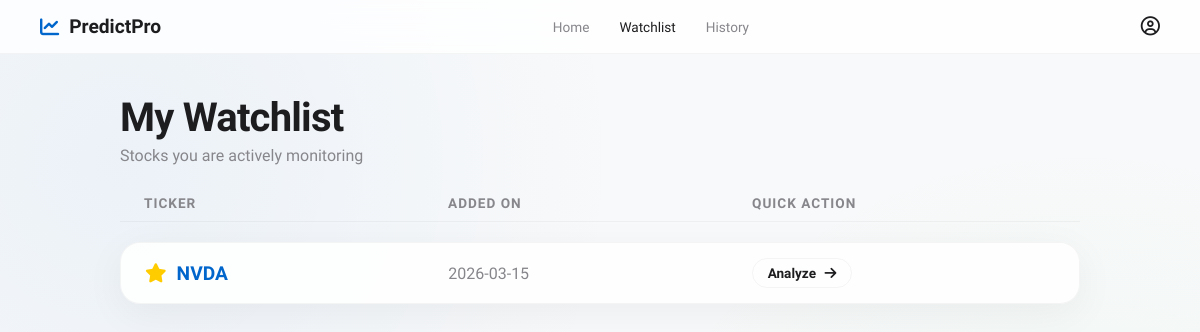
/watchlist, run on an earlier commit of the app's database.
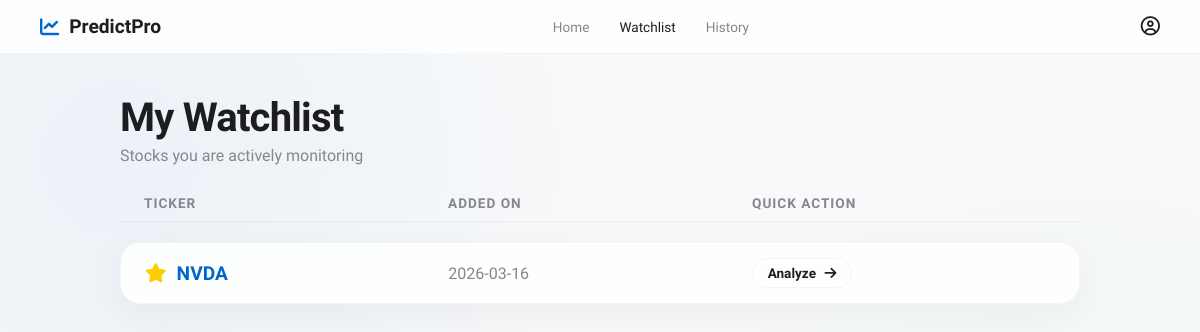
And on a later commit of the database.
### database.py (models this page shows)
class BaseModel(Model):
    class Meta:
        database = db

class WatchlistItem(BaseModel):
    ticker = CharField(unique=True)
    added_at = DateTimeField(default=datetime.now)

### app.py (the view)
@app.route('/watchlist')
def watchlist():
    db.connect(reuse_if_open=True)
    items = WatchlistItem.select().order_by(WatchlistItem.added_at.desc())
    watchlist_data = [{"ticker": item.ticker, "added": item.added_at.strftime('%Y-%m-%d')} for item in items]
    db.close()
    return render_template('watchlist.html', items=watchlist_data)

### templates/watchlist.html (shortened to what this page needs)
<!DOCTYPE html>
<html lang="en">
<head>
    <link rel="stylesheet" href="{{ url_for('static', filename='style.css') }}">
    <link rel="stylesheet" href="https://cdnjs.cloudflare.com/ajax/libs/font-awesome/6.4.0/css/all.min.css">
</head>
<body>
    <nav class="navbar">
        <div class="nav-logo" style="color: var(--accent-blue); display: flex; align-items: center; gap: 10px;">
            <i class="fa-solid fa-chart-line"></i>
            <span style="font-weight: 700; font-size: 1.2rem; color: var(--text-primary);">PredictPro</span>
        </div>
        <div class="nav-links">
            <a href="/">Home</a>
            <a href="/watchlist" class="active">Watchlist</a>
            <a href="/history">History</a>
        </div>
        <div class="nav-profile"><i class="fa-regular fa-user-circle"></i></div>
    </nav>
    <main class="page-container fade-in">
        <h1 class="page-title">My Watchlist</h1>
        <p class="page-subtitle">Stocks you are actively monitoring</p>
        {% if items %}
            <div class="grid-table">
                <div class="grid-header">
                    <div>Ticker</div>
                    <div>Added On</div>
                    <div>Quick Action</div>
                </div>
                {% for item in items %}
                    <div class="grid-row glass-widget">
                        <div style="font-weight: 700; font-size: 1.2rem; color: var(--accent-blue);">
                            <i class="fa-solid fa-star" style="color: #ffcc00; margin-right: 10px;"></i>{{ item.ticker }}
                        </div>
                        <div style="color: var(--text-secondary);">{{ item.added }}</div>
                        <div>
                            <a href="/?ticker={{ item.ticker }}" style="text-decoration: none;">
                                <button class="secondary-btn" style="padding: 6px 15px; font-size: 0.85rem;">
                                    Analyze <i class="fa-solid fa-arrow-right" style="margin-left: 5px;"></i>
                                </button>
                            </a>
                        </div>
                    </div>
                {% endfor %}
            </div>
        {% endif %}
    </main>
</body>
</html>

### static/style.css (style rules this page uses)
:root { --bg-main: #f8f9fa; --text-primary: #1d1d1f; --text-secondary: #86868b; --accent-blue: #0066cc; --accent-hover: #0077ed; --card-bg: rgba(255, 255, 255, 0.85); --card-border: rgba(0, 0, 0, 0.04); --card-shadow: 0 10px 40px rgba(0, 0, 0, 0.05); --success: #34c759; --success-bg: rgba(52, 199, 89, 0.1); --danger: #ff3b30; --danger-bg: rgba(255, 59, 48, 0.1); --warning: #ffcc00; }
* { box-sizing: border-box; margin: 0; padding: 0; }
body { background-color: var(--bg-main); color: var(--text-primary); font-family: 'SF Pro Display', 'Inter', -apple-system, BlinkMacSystemFont, sans-serif; min-height: 100vh; display: flex; flex-direction: column; overflow-x: hidden; background-image: radial-gradient(circle at 10% 20%, rgba(0, 102, 204, 0.05) 0%, transparent 40%), radial-gradient(circle at 90% 80%, rgba(52, 199, 89, 0.05) 0%, transparent 40%); }
.navbar { display: flex; justify-content: space-between; align-items: center; padding: 15px 40px; background: rgba(255, 255, 255, 0.8); backdrop-filter: saturate(180%) blur(20px); -webkit-backdrop-filter: blur(20px); border-bottom: 1px solid var(--card-border); position: sticky; top: 0; z-index: 100; }
.nav-links { display: flex; gap: 30px; }
.nav-links a { text-decoration: none; color: var(--text-secondary); font-size: 0.85rem; font-weight: 500; transition: color 0.2s; }
.nav-links a:hover, .nav-links a.active { color: var(--text-primary); }
.nav-logo, .nav-profile { font-size: 1.2rem; color: var(--text-primary); cursor: pointer; }
.glass-widget { background: var(--card-bg); backdrop-filter: blur(20px); -webkit-backdrop-filter: blur(20px); border: 1px solid var(--card-border); border-radius: 20px; box-shadow: var(--card-shadow); padding: 24px; }
.fade-in { animation: slideUp 0.6s cubic-bezier(0.16, 1, 0.3, 1) forwards; }
.page-container { max-width: 1000px; margin: 40px auto; padding: 0 20px; width: 100%; flex: 1; }
.page-title { font-size: 2.5rem; letter-spacing: -0.02em; margin-bottom: 5px; }
.page-subtitle { color: var(--text-secondary); margin-bottom: 30px; }
.grid-table { display: flex; flex-direction: column; gap: 10px; width: 100%; }
.grid-header { display: grid; grid-template-columns: 1fr 1fr 1fr; padding: 0 24px 10px 24px; color: var(--text-secondary); font-size: 0.85rem; font-weight: 600; text-transform: uppercase; letter-spacing: 1px; border-bottom: 1px solid var(--card-border); margin-bottom: 10px; }
.grid-row { display: grid; grid-template-columns: 1fr 1fr 1fr; align-items: center; padding: 15px 24px; transition: transform 0.2s; }
.secondary-btn { background: transparent; border: 1px solid var(--card-border); color: var(--text-primary); padding: 8px 16px; border-radius: 20px; font-size: 0.9rem; font-weight: 600; font-family: inherit; cursor: pointer; transition: all 0.2s; }

What changed in the data, as far as the page shows it:
changed WatchlistItem "NVDA": added "2026-03-15" → "2026-03-16"
